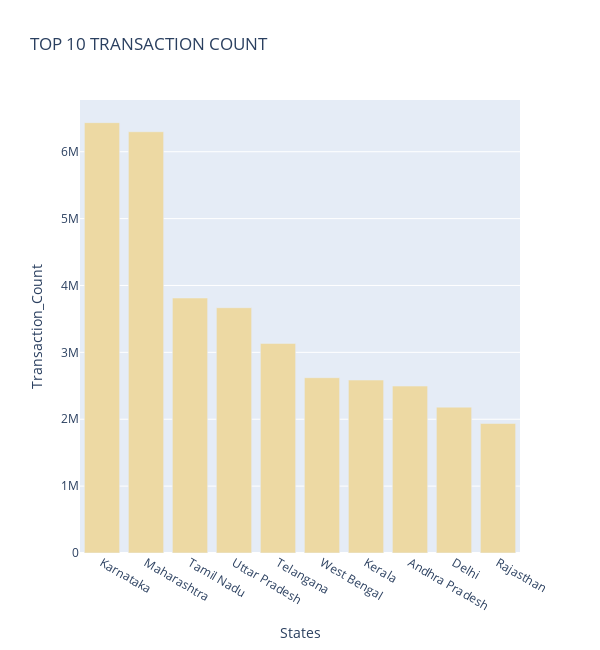
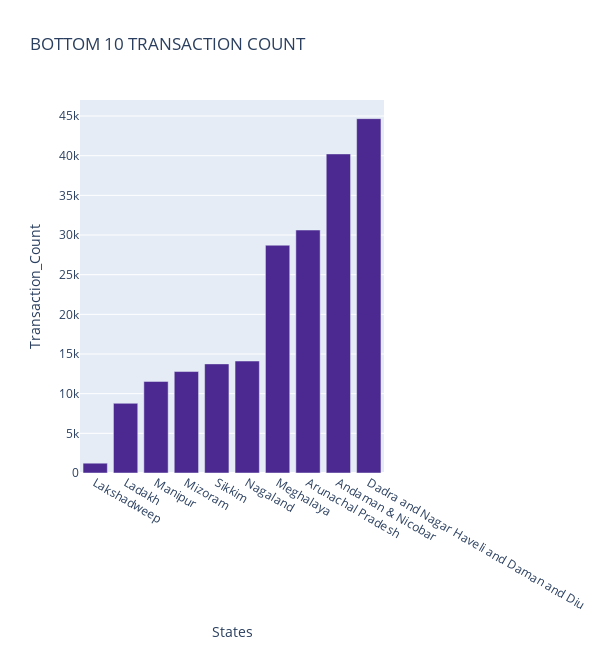
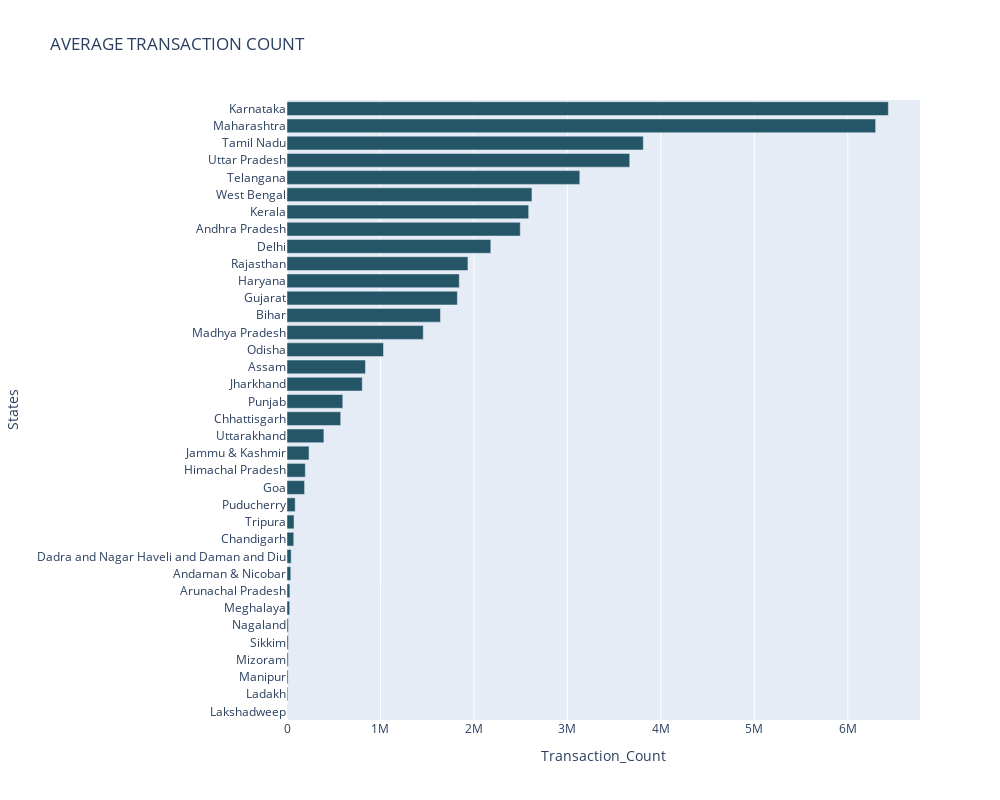

Notebook cell for these charts, in order:
### Code cell
top_chart_trans_count("Aggregated_Insurance")

### Figure 1 — Plotly figure (JSON) as saved in the notebook; plotly's stock layout.template omitted (floating-point values rounded to 4 significant figures)
{"data": [{"alignmentgroup": "True", "hovertemplate": "<b>%{hovertext}</b><br><br>States=%{x}<br>Transaction_Count=%{y}<extra></extra>", "hovertext": ["Karnataka", "Maharashtra", "Tamil Nadu", "Uttar Pradesh", "Telangana", "West Bengal", "Kerala", "Andhra Pradesh", "Delhi", "Rajasthan"], "legendgroup": "", "marker": {"color": "rgb(237, 217, 163)", "pattern": {"shape": ""}}, "name": "", "offsetgroup": "", "orientation": "v", "showlegend": false, "textposition": "auto", "type": "bar", "x": ["Karnataka", "Maharashtra", "Tamil Nadu", "Uttar Pradesh", "Telangana", "West Bengal", "Kerala", "Andhra Pradesh", "Delhi", "Rajasthan"], "xaxis": "x", "y": [6434630, 6298680, 3812655, 3667375, 3133210, 2621070, 2586010, 2496005, 2180815, 1936265], "yaxis": "y"}], "layout": {"barmode": "relative", "height": 650, "legend": {"tracegroupgap": 0}, "title": {"text": "TOP 10 TRANSACTION COUNT"}, "width": 600, "xaxis": {"anchor": "y", "domain": [0, 1], "title": {"text": "States"}}, "yaxis": {"anchor": "x", "domain": [0, 1], "title": {"text": "Transaction_Count"}}}}

### Figure 2 — Plotly figure (JSON) as saved in the notebook; plotly's stock layout.template omitted (floating-point values rounded to 4 significant figures)
{"data": [{"alignmentgroup": "True", "hovertemplate": "<b>%{hovertext}</b><br><br>States=%{x}<br>Transaction_Count=%{y}<extra></extra>", "hovertext": ["Lakshadweep", "Ladakh", "Manipur", "Mizoram", "Sikkim", "Nagaland", "Meghalaya", "Arunachal Pradesh", "Andaman & Nicobar", "Dadra and Nagar Haveli and Daman and Diu"], "legendgroup": "", "marker": {"color": "rgb(75, 41, 145)", "pattern": {"shape": ""}}, "name": "", "offsetgroup": "", "orientation": "v", "showlegend": false, "textposition": "auto", "type": "bar", "x": ["Lakshadweep", "Ladakh", "Manipur", "Mizoram", "Sikkim", "Nagaland", "Meghalaya", "Arunachal Pradesh", "Andaman & Nicobar", "Dadra and Nagar Haveli and Daman and Diu"], "xaxis": "x", "y": [1235, 8785, 11550, 12790, 13755, 14115, 28715, 30630, 40225, 44670], "yaxis": "y"}], "layout": {"barmode": "relative", "height": 650, "legend": {"tracegroupgap": 0}, "title": {"text": "BOTTOM 10 TRANSACTION COUNT"}, "width": 600, "xaxis": {"anchor": "y", "domain": [0, 1], "title": {"text": "States"}}, "yaxis": {"anchor": "x", "domain": [0, 1], "title": {"text": "Transaction_Count"}}}}

### Figure 3 — Plotly figure (JSON) as saved in the notebook; plotly's stock layout.template omitted (floating-point values rounded to 4 significant figures)
{"data": [{"alignmentgroup": "True", "hovertemplate": "<b>%{hovertext}</b><br><br>Transaction_Count=%{x}<br>States=%{y}<extra></extra>", "hovertext": ["Lakshadweep", "Ladakh", "Manipur", "Mizoram", "Sikkim", "Nagaland", "Meghalaya", "Arunachal Pradesh", "Andaman & Nicobar", "Dadra and Nagar Haveli and Daman and Diu", "Chandigarh", "Tripura", "Puducherry", "Goa", "Himachal Pradesh", "Jammu & Kashmir", "Uttarakhand", "Chhattisgarh", "Punjab", "Jharkhand", "Assam", "Odisha", "Madhya Pradesh", "Bihar", "Gujarat", "Haryana", "Rajasthan", "Delhi", "Andhra Pradesh", "Kerala", "West Bengal", "Telangana", "Uttar Pradesh", "Tamil Nadu", "Maharashtra", "Karnataka"], "legendgroup": "", "marker": {"color": "rgb(36, 86, 104)", "pattern": {"shape": ""}}, "name": "", "offsetgroup": "", "orientation": "h", "showlegend": false, "textposition": "auto", "type": "bar", "x": [1235, 8785, 11550, 12790, 13755, 14115, 28715, 30630, 40225, 44670, 72325, 75285, 87480, 188050, 195985, 235875, 394765, 574705, 596825, 805355, 839575, 1032620, 1457960, 1642460, 1823170, 1843595, 1936265, 2180815, 2496005, 2586010, 2621070, 3133210, 3667375, 3812655, 6298680, 6434630], "xaxis": "x", "y": ["Lakshadweep", "Ladakh", "Manipur", "Mizoram", "Sikkim", "Nagaland", "Meghalaya", "Arunachal Pradesh", "Andaman & Nicobar", "Dadra and Nagar Haveli and Daman and Diu", "Chandigarh", "Tripura", "Puducherry", "Goa", "Himachal Pradesh", "Jammu & Kashmir", "Uttarakhand", "Chhattisgarh", "Punjab", "Jharkhand", "Assam", "Odisha", "Madhya Pradesh", "Bihar", "Gujarat", "Haryana", "Rajasthan", "Delhi", "Andhra Pradesh", "Kerala", "West Bengal", "Telangana", "Uttar Pradesh", "Tamil Nadu", "Maharashtra", "Karnataka"], "yaxis": "y"}], "layout": {"barmode": "relative", "height": 800, "legend": {"tracegroupgap": 0}, "title": {"text": "AVERAGE TRANSACTION COUNT"}, "width": 1000, "xaxis": {"anchor": "y", "domain": [0, 1], "title": {"text": "Transaction_Count"}}, "yaxis": {"anchor": "x", "domain": [0, 1], "title": {"text": "States"}}}}
